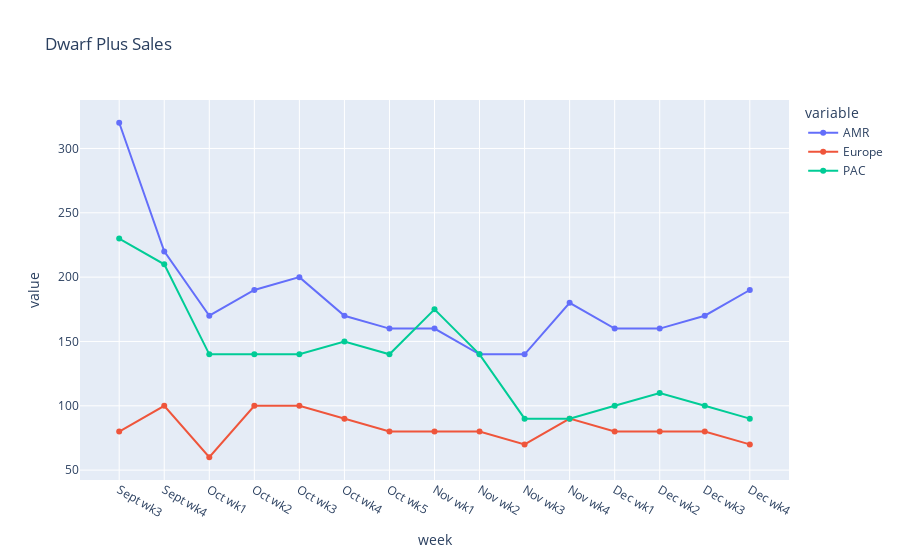

Write notebook code for a chart like this one.
### Code cell
areas = ['AMR', 'Europe', 'PAC']
px.line(dwarf, x='week', y=areas, markers='lines+markers', title='Dwarf Plus Sales')

### Figure 1 — Plotly figure (JSON) as saved in the notebook; plotly's stock layout.template omitted (floating-point values rounded to 4 significant figures)
{"data": [{"hovertemplate": "variable=AMR<br>week=%{x}<br>value=%{y}<extra></extra>", "legendgroup": "AMR", "line": {"color": "#636efa", "dash": "solid"}, "marker": {"symbol": "circle"}, "mode": "lines+markers", "name": "AMR", "orientation": "v", "showlegend": true, "type": "scatter", "x": ["Sept wk3", "Sept wk4", "Oct wk1", "Oct wk2", "Oct wk3", "Oct wk4", "Oct wk5", "Nov wk1", "Nov wk2", "Nov wk3", "Nov wk4", "Dec wk1", "Dec wk2", "Dec wk3", "Dec wk4"], "xaxis": "x", "y": [320, 220, 170, 190, 200, 170, 160, 160, 140, 140, 180, 160, 160, 170, 190], "yaxis": "y"}, {"hovertemplate": "variable=Europe<br>week=%{x}<br>value=%{y}<extra></extra>", "legendgroup": "Europe", "line": {"color": "#EF553B", "dash": "solid"}, "marker": {"symbol": "circle"}, "mode": "lines+markers", "name": "Europe", "orientation": "v", "showlegend": true, "type": "scatter", "x": ["Sept wk3", "Sept wk4", "Oct wk1", "Oct wk2", "Oct wk3", "Oct wk4", "Oct wk5", "Nov wk1", "Nov wk2", "Nov wk3", "Nov wk4", "Dec wk1", "Dec wk2", "Dec wk3", "Dec wk4"], "xaxis": "x", "y": [80, 100, 60, 100, 100, 90, 80, 80, 80, 70, 90, 80, 80, 80, 70], "yaxis": "y"}, {"hovertemplate": "variable=PAC<br>week=%{x}<br>value=%{y}<extra></extra>", "legendgroup": "PAC", "line": {"color": "#00cc96", "dash": "solid"}, "marker": {"symbol": "circle"}, "mode": "lines+markers", "name": "PAC", "orientation": "v", "showlegend": true, "type": "scatter", "x": ["Sept wk3", "Sept wk4", "Oct wk1", "Oct wk2", "Oct wk3", "Oct wk4", "Oct wk5", "Nov wk1", "Nov wk2", "Nov wk3", "Nov wk4", "Dec wk1", "Dec wk2", "Dec wk3", "Dec wk4"], "xaxis": "x", "y": [230, 210, 140, 140, 140, 150, 140, 175, 140, 90, 90, 100, 110, 100, 90], "yaxis": "y"}], "layout": {"legend": {"title": {"text": "variable"}, "tracegroupgap": 0}, "title": {"text": "Dwarf Plus Sales"}, "xaxis": {"anchor": "y", "domain": [0, 1], "title": {"text": "week"}}, "yaxis": {"anchor": "x", "domain": [0, 1], "title": {"text": "value"}}}}
